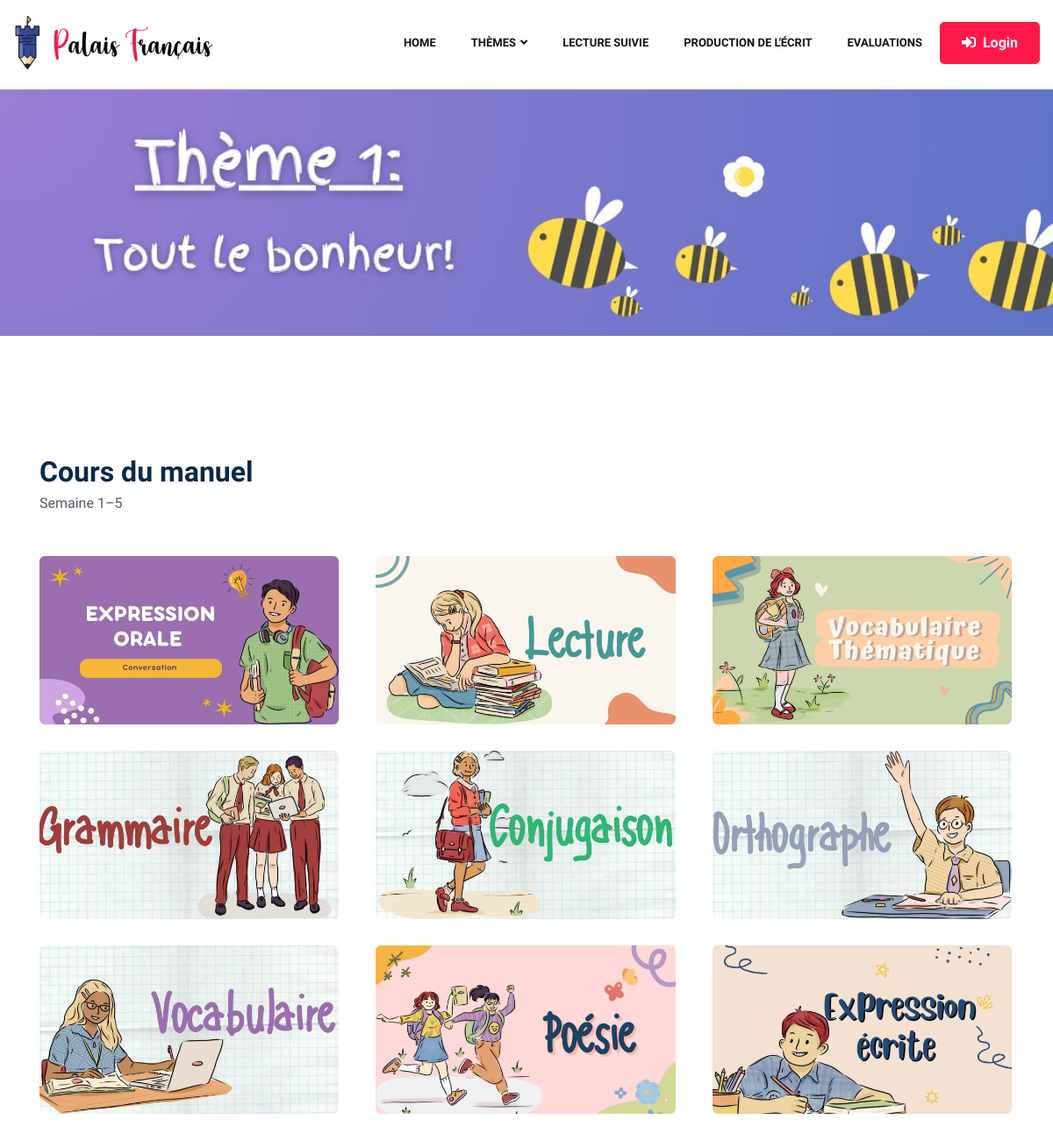
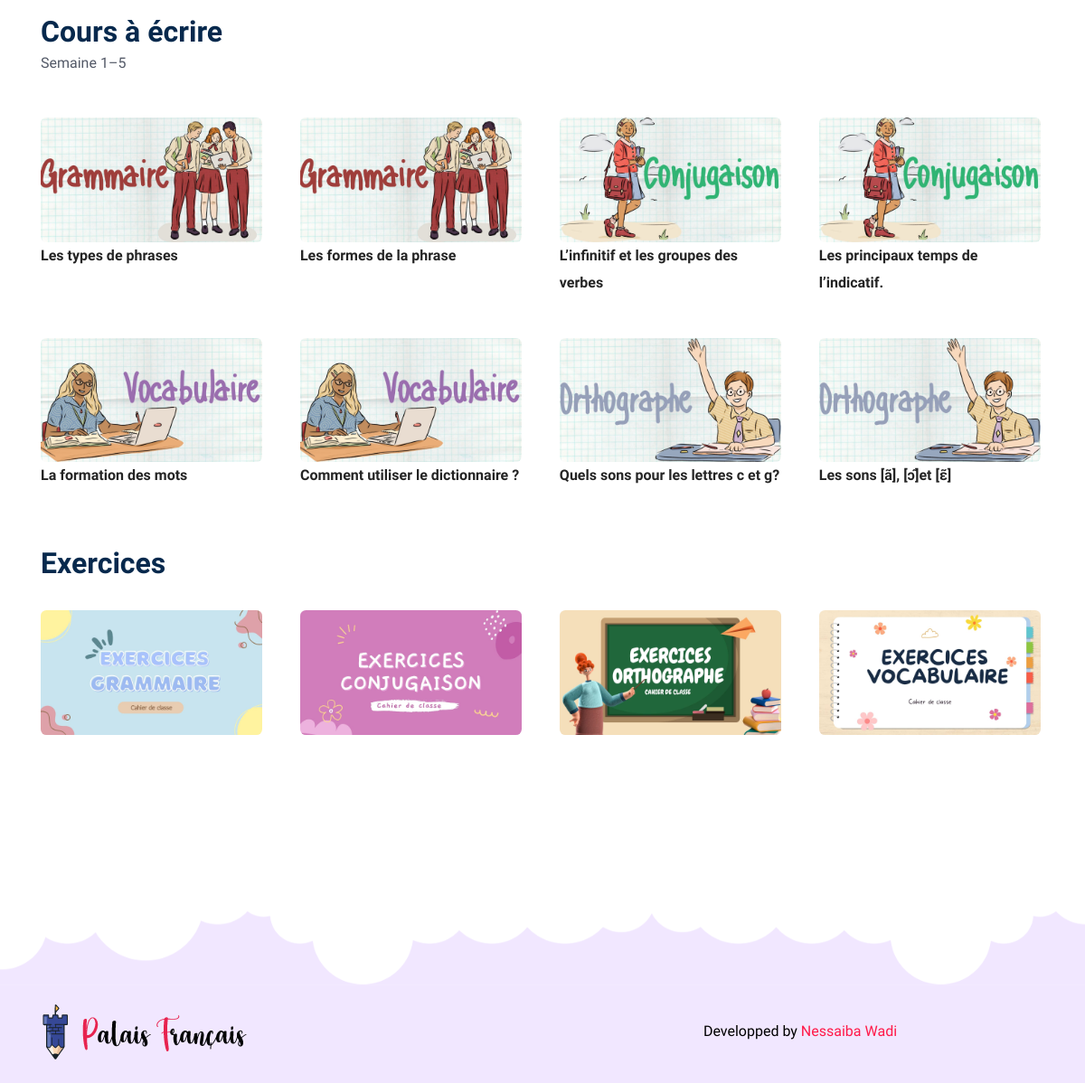
/Palais-Français/theme1.php, run on the app's committed database (2 pictures, top to bottom).
### tables this page shows
CREATE TABLE `courses` (
  `course_id` int(11) NOT NULL,
  `theme_id` int(11) DEFAULT NULL,
  `course_name` varchar(255) DEFAULT NULL,
  `course_pdf` varchar(255) DEFAULT NULL,
  `picture` varchar(255) DEFAULT NULL
);

CREATE TABLE `writingcourses` (
  `id` int(11) NOT NULL,
  `theme_id` int(11) DEFAULT NULL,
  `course_name` varchar(255) DEFAULT NULL,
  `course_pdf` varchar(255) DEFAULT NULL,
  `picture` varchar(255) DEFAULT NULL
);

CREATE TABLE `exercises` (
  `exercise_id` int(11) NOT NULL,
  `course_id` int(11) DEFAULT NULL,
  `exercise_pdf` varchar(255) DEFAULT NULL,
  `picture` varchar(255) DEFAULT NULL,
  `theme_id` int(11) DEFAULT NULL
);

### Palais-Français/theme1.php (the view, shortened to what this page needs)
<!DOCTYPE html>
<html lang="zxx">
<head>
    <link rel="stylesheet" href="assets/vendors/bootstrap/bootstrap.css">
    <link rel="stylesheet" href="assets/vendors/fontawesome/css/all.css">
    <link rel="stylesheet" href="assets/vendors/bicon/css/bicon.min.css">
    <link rel="stylesheet" href="assets/vendors/themify/themify-icons.css">
    <link rel="stylesheet" href="assets/vendors/animate-css/animate.css">
    <link rel="stylesheet" href="assets/vendors/woocommerce/woocommerce-layouts.css">
    <link rel="stylesheet" href="assets/vendors/woocommerce/woocommerce-small-screen.css">
    <link rel="stylesheet" href="assets/vendors/woocommerce/woocommerce.css">
    <link rel="stylesheet" href="assets/vendors/owl/assets/owl.carousel.min.css">
    <link rel="stylesheet" href="assets/vendors/owl/assets/owl.theme.default.min.css">
    <link rel="stylesheet" href="assets/css/style.css">
    <link rel="stylesheet" href="assets/css/responsive.css">
</head>
<body id="top-header">
<?php include "header.php" ?>
<section class="page-header-1">
</section>
<main class="site-main page-wrapper woocommerce">
    <section class="space-3">
        <div class="container">
            <div class="row">
                <div class="col-lg-12 mb-4 mb-lg-0">
                    <div class="section-title">
                        <h2 class="title d-block text-left-sm">Cours du manuel</h2>
                        <p class="woocommerce-result-count"> Semaine 1–5</p>
                    </div>
                    <ul class="products columns-3">
                        <?php
                        include "conn.php";
                        $theme_id = 1;
                        $resultCourses = $mysqli->query("SELECT * FROM Courses WHERE theme_id = $theme_id");
                        $counter = 0;
                        while ($course = $resultCourses->fetch_assoc()) {
                            $counter++;
                            $class = ($counter % 3 == 0) ? 'product last' : 'product';
                            ?>
                            <li class="<?php echo $class; ?>">
                                <div class="product-wrap">
                                    <?php echo '<a href="' . $course['course_pdf'] . '" target="_blank" class=""><img src="' . $course['picture'] . '" alt=""></a>'; ?>
                                </div>
                            </li>
                            <?php
                        }?>
                    </ul>
                </div>
            </div>
        </div>
    </section>
    <section class="space-3">
        <div class="container">
            <div class="row">
                <div class="col-lg-12 mb-4 mb-lg-0">
                    <div class="section-title">
                        <h2 class="title d-block text-left-sm">Cours à écrire</h2>
                        <p class="woocommerce-result-count"> Semaine 1–5</p>
                    </div>
                    <ul class="products columns-4">
                        <?php
                        include "conn.php";
                        $theme_id = 1;
                        $resultsCourses = $mysqli->query("SELECT * FROM writingcourses WHERE theme_id = $theme_id");
                        $counter = 0;
                        while ($courses = $resultsCourses->fetch_assoc()) {
                            $counter++;
                            $class = ($counter % 4 == 0) ? 'product last' : 'product';
                            ?>
                            <li class="<?php echo $class; ?>">
                                <div class="product-wrap">
                                    <?php echo '<a href="' . $courses['course_pdf'] . '" target="_blank" class=""><img src="' . $courses['picture'] . '" alt=""></a>'; ?>
                                </div>
                                <span class="price">
                                <span class="woocommerce-Price-amount amount">
                                     <?php echo $courses['course_name'] ?>
                                </span>
                            </span>
                            </li>
                            <?php
                        }?>
                    </ul>
                </div>
            </div>
        </div>
    </section>
    <section class="space-3">
        <div class="container">
            <div class="row">
                <div class="col-lg-12 mb-4 mb-lg-0">
                    <div class="section-title">
                        <h2 class="title d-block text-left-sm">Exercices</h2>
                    </div>
                    <ul class="products columns-4">
                        <?php
                        include "conn.php";
                        $theme_id = 1;
                        $resultsCourses = $mysqli->query("SELECT * FROM exercises WHERE theme_id = $theme_id");
                        $counter = 0;
                        while ($courses = $resultsCourses->fetch_assoc()) {
                            $counter++;
                            $class = ($counter % 4 == 0) ? 'product last' : 'product';
                            ?>
                            <li class="<?php echo $class; ?>">
                                <div class="product-wrap">
                                    <?php echo '<a href="' . $courses['exercise_pdf'] . '" target="_blank" class=""><img src="' . $courses['picture'] . '" alt=""></a>'; ?>
                                </div>
                            </li>
                            <?php
                        }?>
                    </ul>
                </div>
            </div>
        </div>
    </section>
</main>
<?php include "footer.php" ?>
<div class="fixed-btm-top">
</div>
</body>
</html>

### Palais-Français/header.php (shortened to what this page needs)
<header>
    <div class="site-navigation main_menu menu-2" id="mainmenu-area">
        <nav class="navbar navbar-expand-lg">
            <div class="container-fluid">
                <a class="navbar-brand" href="index-8.php">
                    <img src="assets/images/logo-dark.png" alt="Edutim" class="img-fluid">
                </a>
                <div class="collapse navbar-collapse" id="navbarMenu">
                    <ul class="navbar-nav ml-auto">
                        <li class="nav-item ">
                            <a href="home_cm1.php" class="nav-link js-scroll-trigger">
                                Home
                            </a>
                        </li>
                        <li class="nav-item dropdown">
                            <a class="nav-link dropdown-toggle" href="#" id="navbar3" role="button" data-toggle="dropdown" aria-haspopup="true" aria-expanded="false">
                                Thèmes<i class="fa fa-angle-down"></i>
                            </a>
                        </li>
                        <li class="nav-item" >
                            <a class="nav-link js-scroll-trigger" href="lecturesuivie.php" >
                                Lecture suivie
                            </a>
                        </li>
                        <li class="nav-item ">
                            <?php
                            include "conn.php";
                            $theme_id = 9;
                            $resultCourses = $mysqli->query("SELECT * FROM Courses WHERE theme_id = $theme_id");
                            while ($course = $resultCourses->fetch_assoc()) {
                            ?>
                            <?php echo '<a class="nav-link js-scroll-trigger" href="' . $course['course_pdf'] . '">' . $course['course_name'] . '</a>'?>
                                <?php
                            }?>
                        </li>
                        <li class="nav-item ">
                            <a class="nav-link js-scroll-trigger" href="Evaluation.php" >
                                Evaluations
                            </a>
                        </li>
                    </ul>
                    <a href="login-registration.php" class="btn btn-main btn-small">
                        <?php
                        if(isset($_SESSION['username'])) {
                            echo '<i class="fa fa-sign-in-alt mr-2"></i>'.$_SESSION['username'];
                        } else {
                            echo '<i class="fa fa-sign-in-alt mr-2"></i>Login';
                        }
                        ?>
                    </a>
                </div>
            </div>
        </nav>
    </div>
</header>

### data on the page
courses: course_name "PRODUCTION DE L'ÉCRIT"
courses: picture (picture)
courses: picture (picture)
courses: picture (picture)
courses: picture (picture)
courses: picture (picture)
courses: picture (picture)
courses: picture (picture)
courses: picture (picture)
courses: picture (picture)
writingcourses: picture (picture), course_name "Les types de phrases"
writingcourses: picture (picture), course_name "Les formes de la phrase"
writingcourses: picture (picture), course_name "L’infinitif et les groupes des verbes"
writingcourses: picture (picture), course_name "Les principaux temps de l’indicatif."
writingcourses: picture (picture), course_name "La formation des mots"
writingcourses: picture (picture), course_name "Comment utiliser le dictionnaire ?"
writingcourses: picture (picture), course_name "Quels sons pour les lettres c et g?"
writingcourses: picture (picture), course_name "Les sons [ã], [ɔ]̃et [ɛ̃]"
exercises: picture (picture)
exercises: picture (picture)
exercises: picture (picture)
exercises: picture (picture)
